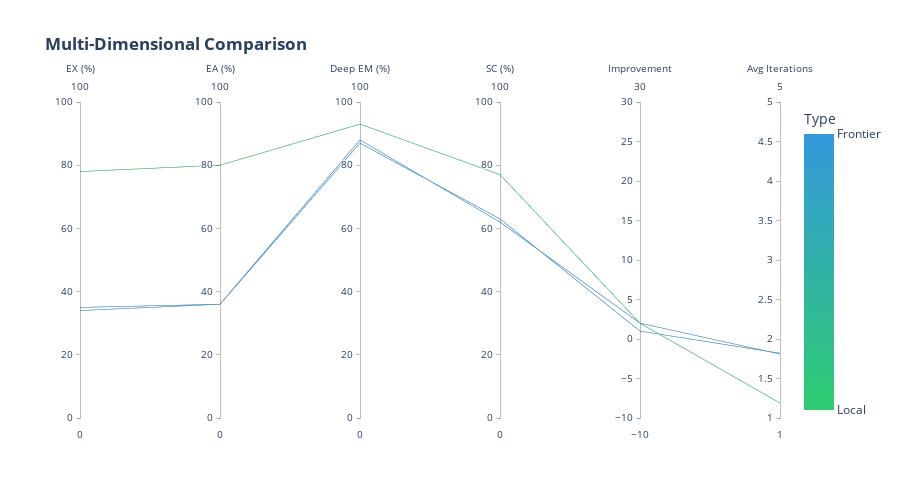

This figure's notebook cell:
### Markdown cell above
## 14. Parallel Coordinates Plot

### Code cell
def plot_parallel_coordinates(df):
    """Parallel coordinates for multi-dimensional comparison."""
    df_plot = df.copy()
    df_plot['Type_num'] = df_plot['Type'].map({'Local': 0, 'Frontier': 1})
    
    fig = go.Figure(data=go.Parcoords(
        line=dict(color=df_plot['Type_num'], colorscale=[[0, '#2ecc71'], [1, '#3498db']], showscale=True,
                 colorbar=dict(title='Type', tickvals=[0, 1], ticktext=['Local', 'Frontier'])),
        dimensions=[
            dict(label='EX (%)', values=df_plot['EX (%)'], range=[0, 100]),
            dict(label='EA (%)', values=df_plot['EA (%)'], range=[0, 100]),
            dict(label='Deep EM (%)', values=df_plot['Deep EM (%)'], range=[0, 100]),
            dict(label='SC (%)', values=df_plot['SC (%)'], range=[0, 100]),
            dict(label='Improvement', values=df_plot['Improvement'], range=[-10, 30]),
            dict(label='Avg Iterations', values=df_plot['Avg Iterations'], range=[1, 5])
        ]
    ))
    fig.update_layout(title='<b>Multi-Dimensional Comparison</b>', template='plotly_white', height=500)
    fig.show()
    return fig

if results:
    fig_parallel = plot_parallel_coordinates(df_overall)

### Figure 1 — Plotly figure (JSON) as saved in the notebook; plotly's stock layout.template omitted (floating-point values rounded to 4 significant figures)
{"data": [{"dimensions": [{"label": "EX (%)", "range": [0, 100], "values": [78.0, 34.0, 35.0]}, {"label": "EA (%)", "range": [0, 100], "values": [80.0, 36.0, 36.0]}, {"label": "Deep EM (%)", "range": [0, 100], "values": [93.0, 88.0, 87.0]}, {"label": "SC (%)", "range": [0, 100], "values": [77.0, 62.0, 63.0]}, {"label": "Improvement", "range": [-10, 30], "values": [2.0, 2.0, 1.0]}, {"label": "Avg Iterations", "range": [1, 5], "values": [1.19, 1.81, 1.82]}], "line": {"color": [0, 1, 1], "colorbar": {"ticktext": ["Local", "Frontier"], "tickvals": [0, 1], "title": {"text": "Type"}}, "colorscale": [[0, "#2ecc71"], [1, "#3498db"]], "showscale": true}, "type": "parcoords"}], "layout": {"height": 500, "title": {"text": "<b>Multi-Dimensional Comparison</b>"}}}
